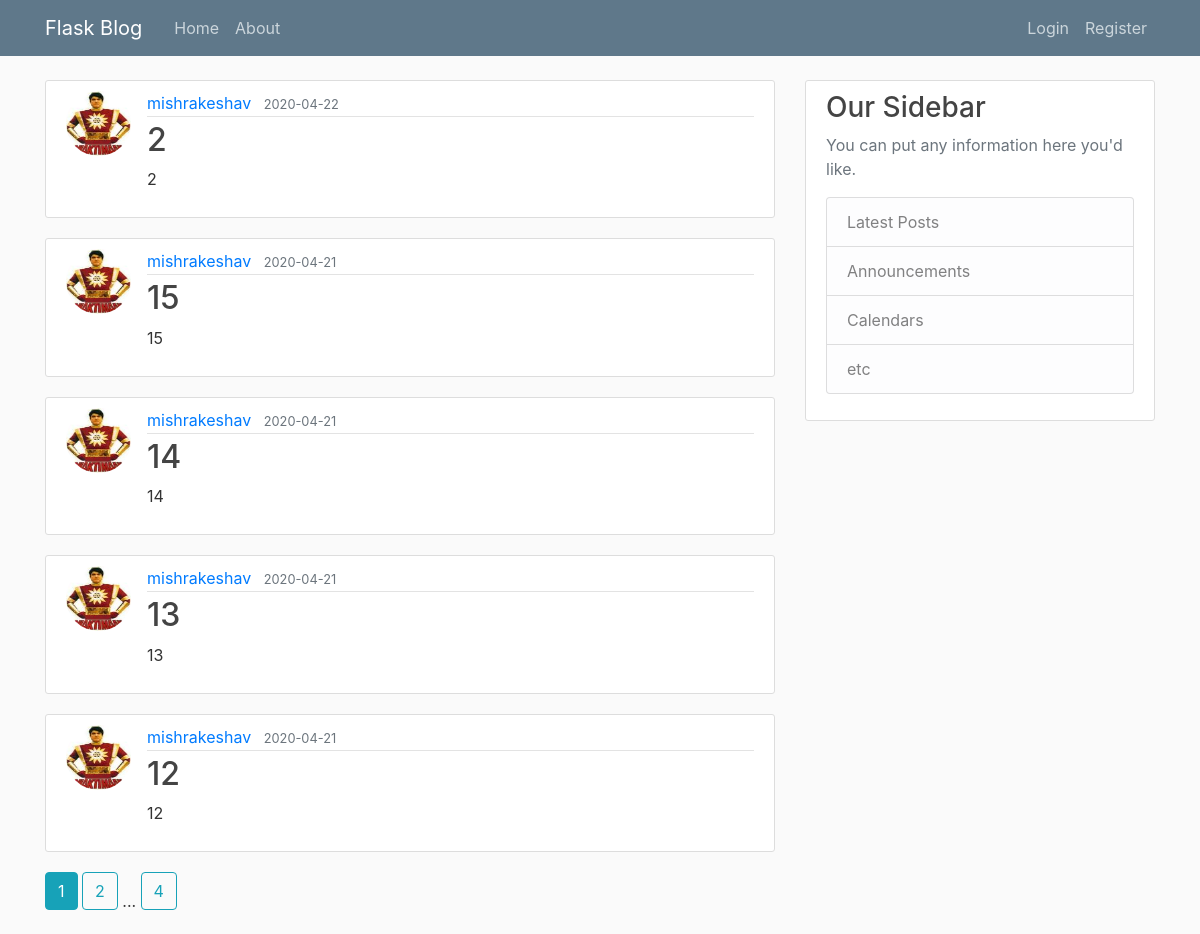
Page /home on the earlier database version.
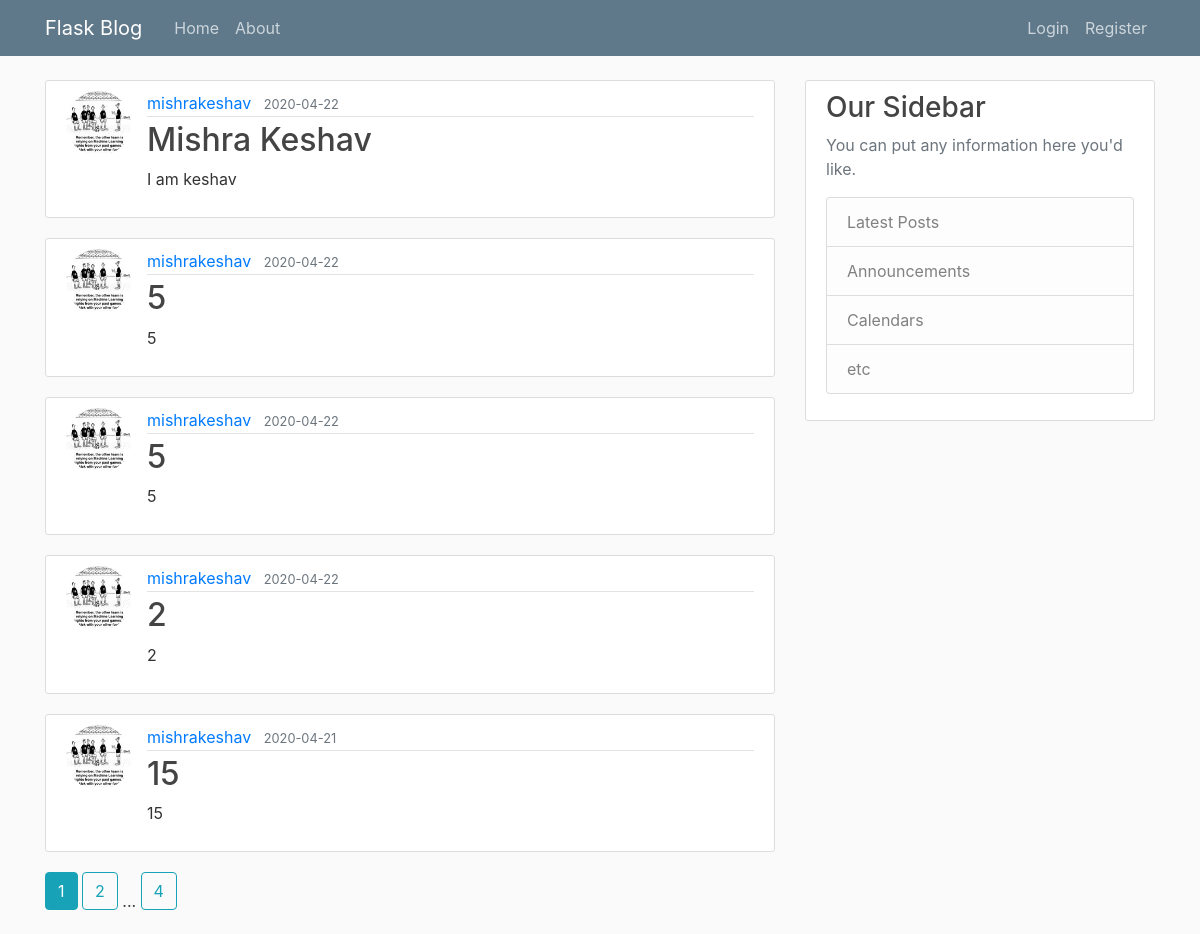
Same page on the later database version.
### flaskblog/models.py (models this page shows, shortened)
class Post(db.Model):
    id = db.Column(db.Integer, primary_key = True)
    title = db.Column(db.String(100), nullable = False)
    date_posted = db.Column(db.DateTime,nullable = False, default = datetime.utcnow )
    content = db.Column(db.Text, nullable = False)
    user_id = db.Column(db.Integer, db.ForeignKey('user.id'), nullable = False)

class User(db.Model, UserMixin):
    id = db.Column(db.Integer, primary_key = True)
    username = db.Column(db.String(20),unique = True, nullable=False)
    email = db.Column(db.String(60), unique=True, nullable = False)
    image_file = db.Column(db.String(20),nullable = False,default = 'default.jpg')
    password = db.Column(db.String(60),nullable = False)
    posts = db.relationship('Post', backref = 'author', lazy = True)

### flaskblog/main/routes.py (the view)
@main.route("/")
@main.route("/home")
def home():
    page = request.args.get('page',1,type=int)
    posts = Post.query.order_by(Post.date_posted.desc()).paginate(page = page, per_page=5)
    return render_template('home.html',posts=posts,title = 'Home Page')

### flaskblog/templates/home.html
{% extends "layout.html" %}
{% block content %}
    {% for post in posts.items %}
        <article class="media content-section">
            <img class ="rounded-circle article-img" src="{{ url_for('static', filename = 'profile_pics/' + post.author.image_file) }}" alt="">
            <div class="media-body">
            <div class="article-metadata">
                <a class="mr-2" href="{{ url_for('users.user_posts', username = post.author.username) }}">{{ post.author.username }}</a>
                <small class="text-muted">{{ post.date_posted.strftime('%Y-%m-%d') }}</small>
            </div>
            <h2><a class="article-title" href="{{ url_for('posts.post', post_id = post.id) }}">{{ post.title }}</a></h2>
            <p class="article-content">{{ post.content }}</p>
            </div>
        </article>
    {% endfor %}
    {% for page_num in posts.iter_pages(left_edge =1, right_edge = 1, left_current = 1, right_current = 2) %}
        {% if page_num %}
            {% if posts.page == page_num %}
                <a class = "btn btn-info mb-4" href="{{ url_for('main.home', page = page_num) }}">{{  page_num  }}</a>
            {% else %}
                <a class = "btn btn-outline-info mb-4" href="{{ url_for('main.home', page = page_num) }}">{{  page_num  }}</a>
            {% endif %}
        {% else %}
            ...
        {% endif %}
    {% endfor %}
{% endblock content%}

Differences in the rows shown:
no longer on this page (row unchanged): Post: image_file (picture), author.username "mishrakeshav", date_posted "2020-04-21", title "14", content "14"
no longer on this page (row unchanged): Post: image_file (picture), author.username "mishrakeshav", date_posted "2020-04-21", title "13", content "13"
no longer on this page (row unchanged): Post: image_file (picture), author.username "mishrakeshav", date_posted "2020-04-21", title "12", content "12"
added Post: image_file (picture), author.username "mishrakeshav", date_posted "2020-04-22", title "Mishra Keshav", content "I am keshav"
added Post: image_file (picture), author.username "mishrakeshav", date_posted "2020-04-22", title "5", content "5"
added Post: image_file (picture), author.username "mishrakeshav", date_posted "2020-04-22", title "5", content "5"
changed through a linked row, Post (number 4 of 5 on the later page): image_file: a different picture
changed through a linked row, Post (number 5 of 5 on the later page): image_file: a different picture
